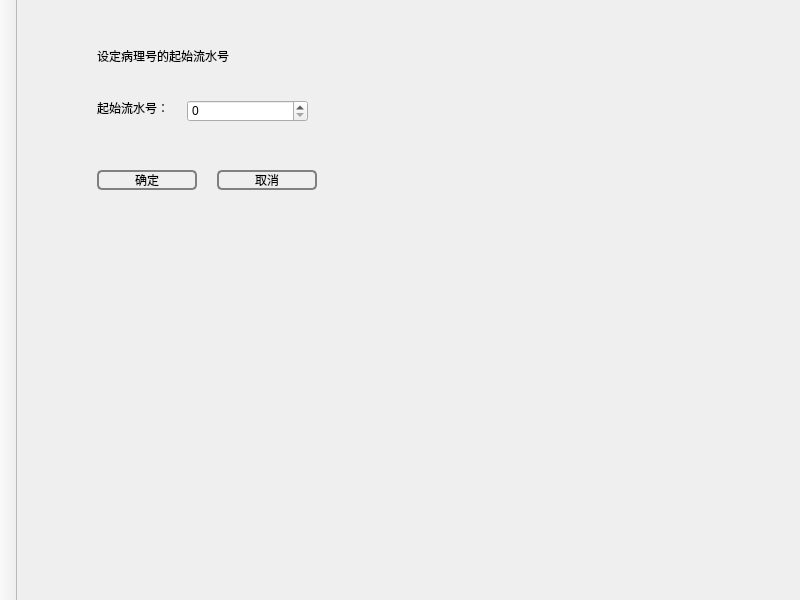
<?xml version="1.0" encoding="UTF-8"?>
<ui version="4.0">
 <class>tabsystemset</class>
 <widget class="QMainWindow" name="tabsystemset">
  <property name="geometry">
   <rect>
    <x>0</x>
    <y>0</y>
    <width>800</width>
    <height>600</height>
   </rect>
  </property>
  <property name="windowTitle">
   <string>MainWindow</string>
  </property>
  <widget class="QWidget" name="centralwidget">
   <widget class="QLabel" name="label">
    <property name="geometry">
     <rect>
      <x>80</x>
      <y>40</y>
      <width>161</width>
      <height>31</height>
     </rect>
    </property>
    <property name="text">
     <string>设定病理号的起始流水号</string>
    </property>
   </widget>
   <widget class="QLabel" name="label_2">
    <property name="geometry">
     <rect>
      <x>80</x>
      <y>100</y>
      <width>81</width>
      <height>16</height>
     </rect>
    </property>
    <property name="text">
     <string>起始流水号：</string>
    </property>
   </widget>
   <widget class="QSpinBox" name="spinBox">
    <property name="geometry">
     <rect>
      <x>170</x>
      <y>100</y>
      <width>121</width>
      <height>22</height>
     </rect>
    </property>
    <property name="maximum">
     <number>1000000000</number>
    </property>
   </widget>
   <widget class="QPushButton" name="pushButtonOk">
    <property name="geometry">
     <rect>
      <x>80</x>
      <y>170</y>
      <width>100</width>
      <height>20</height>
     </rect>
    </property>
    <property name="minimumSize">
     <size>
      <width>100</width>
      <height>0</height>
     </size>
    </property>
    <property name="styleSheet">
     <string notr="true">QPushButton
{
    background-color: transparent;
    border-radius:5px;
    border:2px solid gray;
    color:black;
    height:20px;
}

QPushButton:hover
{
    background-color: rgb(0,130,150);
    border-radius:5px;
    color:white;
}

QPushButton:hover:pressed
{
    background-color:rgb(85,170,255);
    border-radius:5px;
    color:white;
}</string>
    </property>
    <property name="text">
     <string>确定</string>
    </property>
   </widget>
   <widget class="QPushButton" name="pushButtonCancel">
    <property name="geometry">
     <rect>
      <x>200</x>
      <y>170</y>
      <width>100</width>
      <height>20</height>
     </rect>
    </property>
    <property name="minimumSize">
     <size>
      <width>100</width>
      <height>0</height>
     </size>
    </property>
    <property name="styleSheet">
     <string notr="true">QPushButton
{
    background-color: transparent;
    border-radius:5px;
    border:2px solid gray;
    color:black;
    height:20px;
}

QPushButton:hover
{
    background-color: rgb(0,130,150);
    border-radius:5px;
    color:white;
}

QPushButton:hover:pressed
{
    background-color:rgb(85,170,255);
    border-radius:5px;
    color:white;
}</string>
    </property>
    <property name="text">
     <string>取消</string>
    </property>
   </widget>
  </widget>
  <widget class="QToolBar" name="toolBar">
   <property name="windowTitle">
    <string>toolBar</string>
   </property>
   <property name="movable">
    <bool>false</bool>
   </property>
   <attribute name="toolBarArea">
    <enum>LeftToolBarArea</enum>
   </attribute>
   <attribute name="toolBarBreak">
    <bool>false</bool>
   </attribute>
  </widget>
 </widget>
 <resources/>
 <connections/>
</ui>
